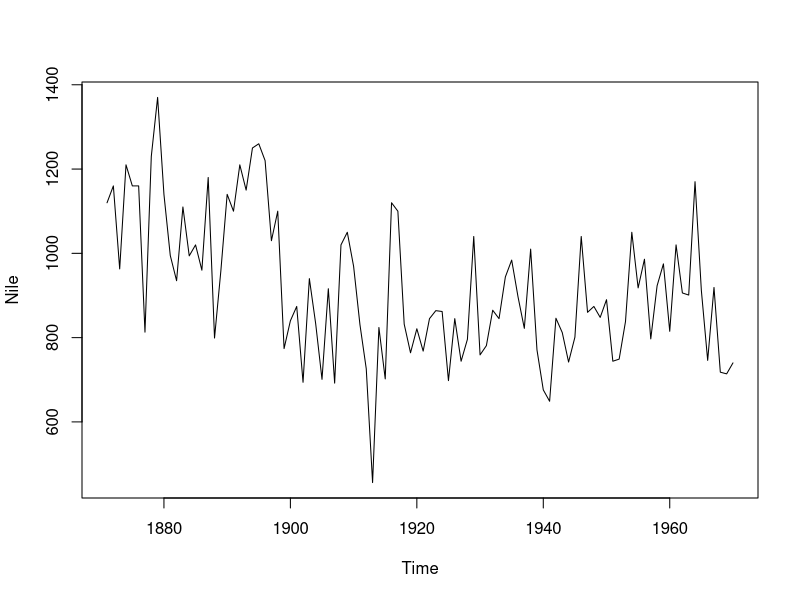
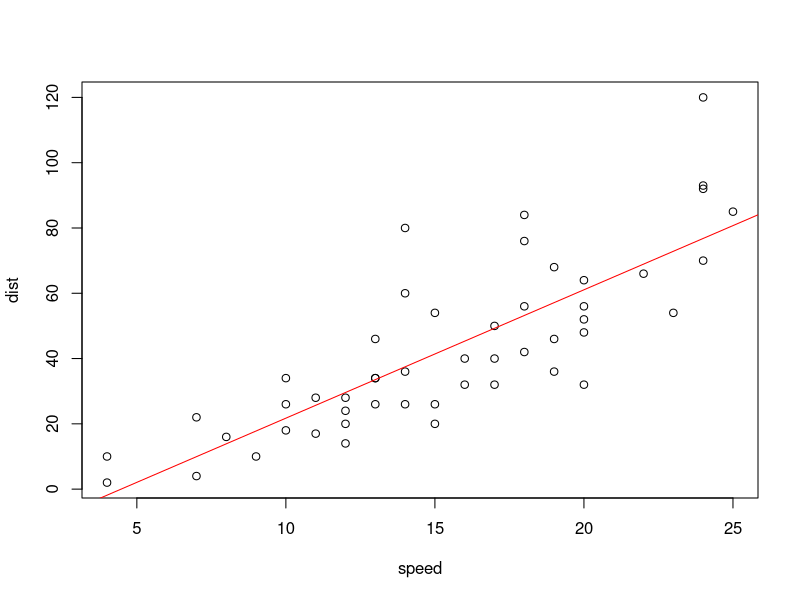

R code for these plots, in order:

## This is a script just to illustrate the use of git

print("Test")

head(Nile)
plot(Nile)

head(cars)
plot(cars)
lm_cars <- lm(cars$dist~cars$speed)
abline(a = coef(lm_cars)[1], b=coef(lm_cars)[2],col = "red")
